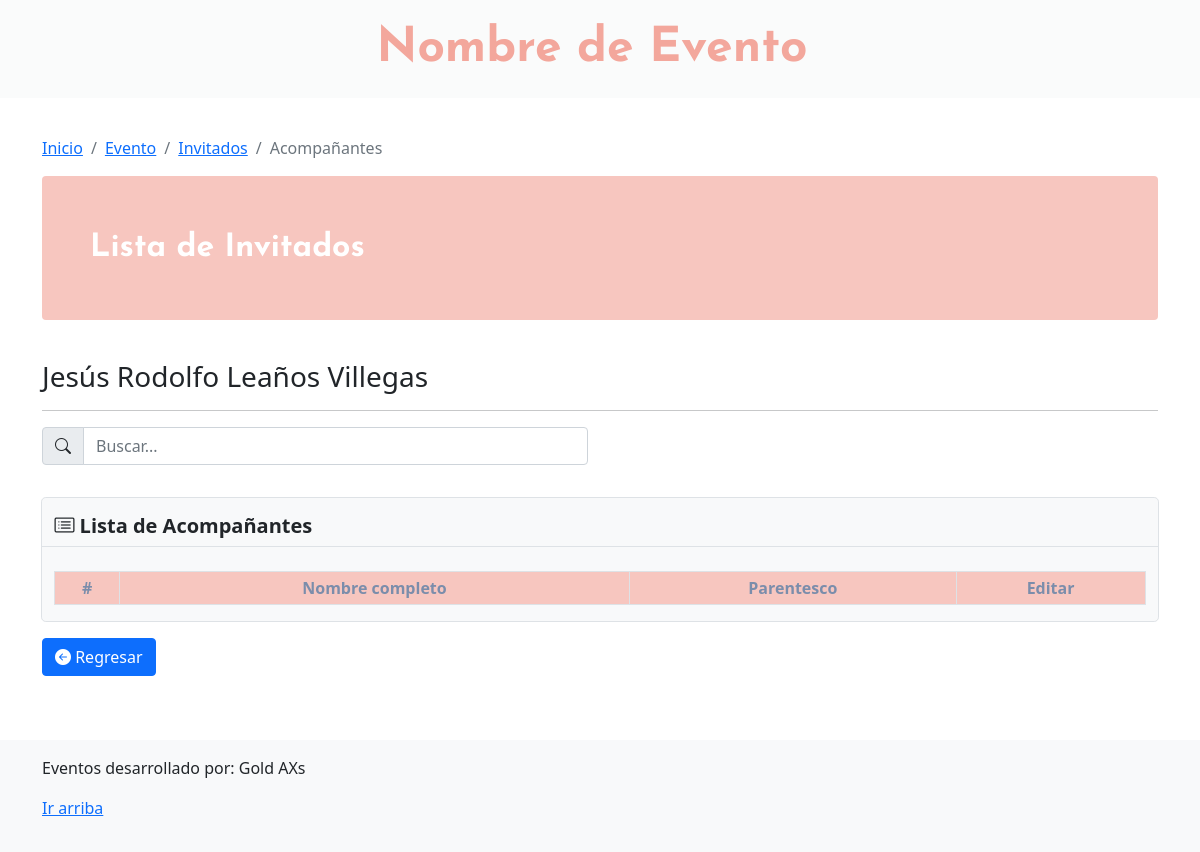
The page /invitados_secondary.php?id=1 on the database its author committed.
### tables this page shows
CREATE TABLE `invitados` (
  `id` int(11) NOT NULL,
  `nombre` varchar(72) NOT NULL,
  `apellido_p` varchar(54) NOT NULL,
  `apellido_m` varchar(54) NOT NULL,
  `celular` varchar(18) NOT NULL,
  `email` varchar(36) NOT NULL,
  `no_invitados` int(11) DEFAULT NULL,
  `mesa` int(11) DEFAULT NULL,
  `qr` varchar(90) DEFAULT NULL,
  `etiqueta` varchar(50) DEFAULT NULL
);

### invitados_secondary.php (the view, shortened to what this page needs)
<!doctype html>
<html lang="en">
<head>
    <link rel="stylesheet" href="https://cdn.jsdelivr.net/npm/bootstrap-icons@1.8.1/font/bootstrap-icons.css">
    <link href="../assets/dist/css/bootstrap.min.css" rel="stylesheet">
    <link href="blog.css" rel="stylesheet">
    <link href="navbar-top-fixed.css" rel="stylesheet">
    <?php
  include('prcd/qconn/qc.php');
  $id = $_REQUEST['id'];
  ?>
</head>
<body class="d-flex flex-column min-vh-100 mt-3">
    <nav class="navbar navbar-expand-md fixed-top" style="background-color: rgba(248, 249, 250, 0.7);">
        <div class="container-fluid justify-content-center">
            <a class="navbar-brand" style="color: #f3a79c; font-size:3rem; font-family: 'Josefin Sans', sans-serif;"
                href="#">
                <strong>Nombre de
                    Evento</strong></a>
        </div>
    </nav>
    <main class="container mt-5 mb-5">
    <nav aria-label="breadcrumb">
      <ol class="breadcrumb">
        <li class="breadcrumb-item"><a href="index.php">Inicio</a></li>
        <li class="breadcrumb-item"><a href="home_events.html">Evento</a></li>
        <li class="breadcrumb-item"><a href="home_events.php">Invitados</a></li>
        <li class="breadcrumb-item active" aria-current="page">Acompañantes</li>
      </ol>
    </nav>
        <div class="p-4 p-md-5 mb-4 text-white rounded" style="background-color: #f7c6bf; ">
            <div class="col-sd-6 px-0">
                <a style="font-size: 2rem; font-family: 'Josefin Sans', sans-serif;"><strong>Lista de
                        Invitados</strong></a>
            </div>
        </div>
        <div class="row align-items-md-stretch">
            <div class="container mt-3">
                <?php
        $sql_invitado = "SELECT * FROM invitados WHERE id = '$id'";
        $resultado_sql_invitado = $conn->query($sql_invitado);
        $row_sql_invitado = $resultado_sql_invitado->fetch_assoc()
        ?>
                <p class="h3">
                    <?php echo $row_sql_invitado['nombre'] . ' ' . $row_sql_invitado['apellido_p'] . ' ' . $row_sql_invitado['apellido_m']; ?>
                </p>
                <hr>
                <div class="row">
                    <div class="col-sm">
                        <div class="input-group mb-3">
                            <span class="input-group-text" id="basic-addon1"><i class="bi bi-search"></i></span>
                            <input type="text" class="form-control" placeholder="Buscar..." aria-label="Username"
                                aria-describedby="basic-addon1" id="myInput">
                        </div>
                    </div>
                    <div class="col-sm">
                    </div>
                </div>
            </div>
            <div class="container border rounded-3 mt-3 bg-light" style="width: 98%;">
                <div class="row mt-3 border-bottom">
                    <p class="h5"><strong><i class="bi bi-card-list"></i> Lista de Acompañantes</strong></p>
                </div>
                <div class="table-responsive">
                    <table class="table table-hover table-bordered table-sm align-middle mt-4">
                        <thead style="background-color:#f7c6bf; color: #7B8DAB;">
                            <tr class="text-center">
                                <th scope="col">#</th>
                                <th scope="col">Nombre completo</th>
                                <th scope="col">Parentesco</th>
                                <th scope="col">Editar</th>
                            </tr>
                        </thead>
                    </table>
                </div>
            </div>
            <p class="mt-3"><a href="home_events.php" class="btn btn-primary"><i
                        class="bi bi-arrow-left-circle-fill"></i> Regresar</a></p>
    </main>
    <footer class="footer mt-auto py-3 bg-light">
        <div class="container">
            <p>Eventos desarrollado por: Gold AXs
            </p>
            <p>
                <a href="#">Ir arriba</a>
            </p>
        </div>
    </footer>
</body>
</html>

### navbar-top-fixed.css (style rules this page uses)
body { min-height: 75rem; padding-top: 4.5rem; }

### rows shown on the page
invitados: nombre "Jesús Rodolfo", apellido_p "Leaños", apellido_m "Villegas"
